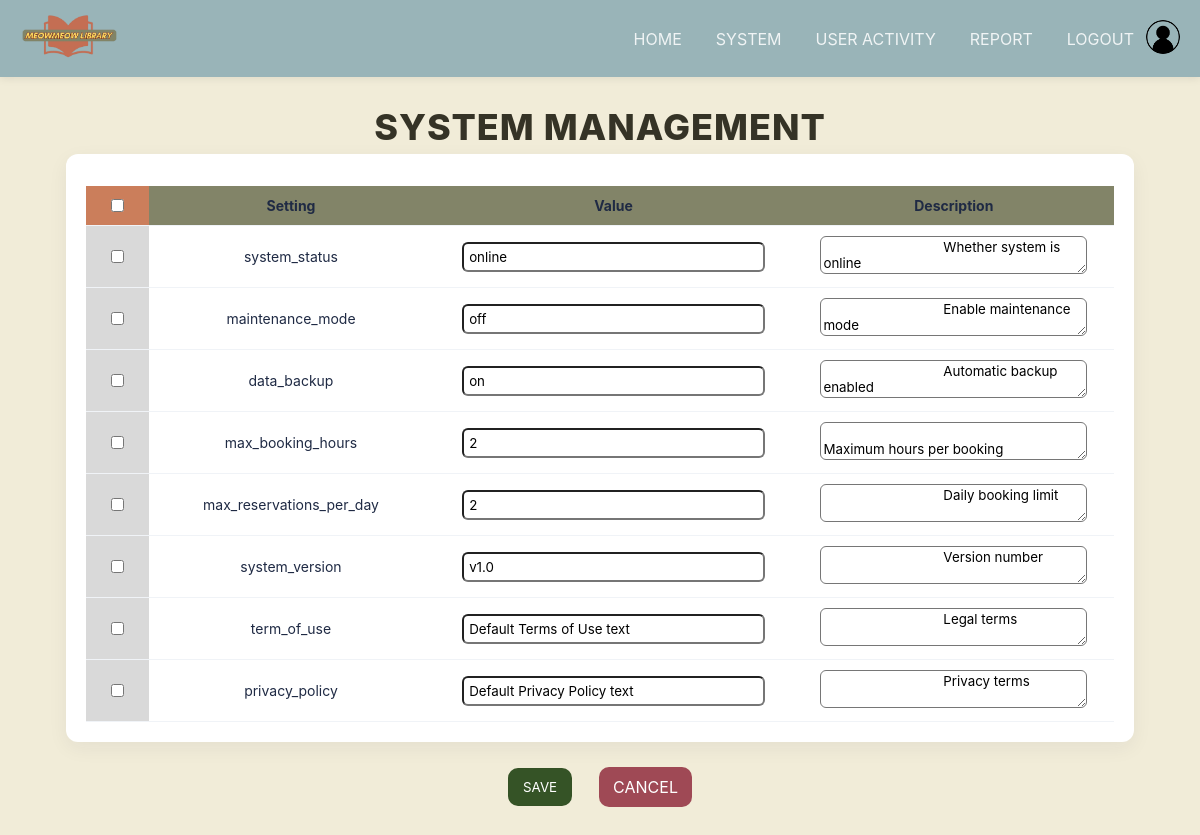
Screenshot of /superadmin/system.php (signed in) with the database file from the repository.
### tables this page shows
CREATE TABLE `system_config` (
  `Config_ID` int(11) NOT NULL,
  `Config_Name` varchar(100) NOT NULL,
  `Config_Value` varchar(100) NOT NULL,
  `Description` text,
  `Last_Updated` datetime NOT NULL DEFAULT CURRENT_TIMESTAMP ON UPDATE CURRENT_TIMESTAMP,
  `Updated_By` bigint(11) DEFAULT NULL
);

### superadmin/system.php (the view, shortened to what this page needs)
<?php
require_once "db.php";
$rows = [];
$q = $conn->query("SELECT * FROM system_config ORDER BY Config_ID ASC");
while ($r = $q->fetch_assoc()) {
    $rows[] = $r;
}
?>
<!doctype html>
<html lang="en">
<head>
  <link rel="stylesheet" href="c5.css">
</head>
<body>
<?php include 'header.php'; ?>
<main class="container">
    <h1 class="login-heading">SYSTEM MANAGEMENT</h1>
    <div class="page-box">
        <form id="systemForm" method="POST">
            <table class="data-table">
                <thead>
                    <tr>
                        <th id="p02"><input type="checkbox" onclick="toggleAll(this)"></th>
                        <th>Setting</th>
                        <th>Value</th>
                        <th>Description</th>
                    </tr>
                </thead>
                <tbody>
                <?php foreach ($rows as $cfg): ?>
                    <tr>
                        <td id="p01">
                            <input type="checkbox" name="sel[]" value="<?= $cfg['Config_ID'] ?>">
                        </td>
                        <td><?= htmlspecialchars($cfg['Config_Name']) ?></td>
                        <td>
                            <input type="text"
                                name="value[<?= $cfg['Config_ID'] ?>]"
                                value="<?= htmlspecialchars($cfg['Config_Value']) ?>"
                                style="width:90%; padding:5px; border-radius:6px;">
                        </td>
                        <td>
                            <textarea name="desc[<?= $cfg['Config_ID'] ?>]"
                                      rows="2"
                                      style="width:90%; border-radius:6px;">
                                <?= htmlspecialchars($cfg['Description']) ?>
                            </textarea>
                        </td>
                    </tr>
                <?php endforeach; ?>
                </tbody>
            </table>
        </form>
    </div>
    <div class="controls">
        <button class="btn primary" onclick="document.getElementById('systemForm').submit()">SAVE</button>
        <a href="staff.php" class="btn danger">CANCEL</a>
    </div>
</main>
</body>
</html>

### superadmin/c5.css (style rules this page uses)
:root { --bg:#f1ecd8; --card:#ffffff; --primary:#355326; --dark:#1f2a44; --muted:#77809a; --danger:#9f4955; --edit:#cb7e5b; }
* { box-sizing:border-box;font-family:Inter,ui-sans-serif,system-ui,-apple-system,"Segoe UI",Roboto,"Helvetica Neue",Arial; }
body { margin:0;background:var(--bg);color:var(--dark); }
.container { max-width:1100px;margin:28px auto;padding:0 16px;align-items: center; }
.page-box { background:var(--card); align-items:center; padding:20px;border-radius:12px;box-shadow:0 6px 20px rgba(31,42,68,0.06); }
.btn { display:inline-block;padding:10px 14px;border-radius:10px;text-decoration:none;border:none;background:transparent;cursor:pointer; }
.btn.primary { background:var(--primary);color:white;border:1px solid rgba(0,0,0,0.02); }
.btn.danger { background:var(--danger);color:white }
.data-table { width:100%;border-collapse:collapse;margin-top:12px; }
.data-table thead tr { background:#828468; }
.data-table th, .data-table td { padding:10px 12px;border-bottom:1px solid #f0f3f7;text-align:center;font-size:14px; }
.login-heading { font-size: 36px; color: #353326; font-weight: 800; margin-bottom: 5px; letter-spacing: 1px; text-align: center; }
.controls { display: flex !important; justify-content: center !important; align-items: center !important; gap: 15px !important; width: 100% !important; margin-top: 25px !important; text-align: center !important; }
.controls button, .controls a { margin: 0 6px !important; }
#p02 { background-color: #cb7e5b; color:#000000 }
#p01 { background-color: #d9d9d9; }

### rows the page displays
system_config: Config_Name "system_status", Config_Value "online", Config_ID+Description "Whether system is online"
system_config: Config_Name "maintenance_mode", Config_Value "off", Config_ID+Description "Enable maintenance mode"
system_config: Config_Name "data_backup", Config_Value "on", Config_ID+Description "Automatic backup enabled"
system_config: Config_Name "max_booking_hours", Config_Value "2", Config_ID+Description "Maximum hours per booking"
system_config: Config_Name "max_reservations_per_day", Config_Value "2", Config_ID+Description "Daily booking limit"
system_config: Config_Name "system_version", Config_Value "v1.0", Config_ID+Description "Version number"
system_config: Config_Name "term_of_use", Config_Value "Default Terms of Use text", Config_ID+Description "Legal terms"
system_config: Config_Name "privacy_policy", Config_Value "Default Privacy Policy text", Config_ID+Description "Privacy terms"
